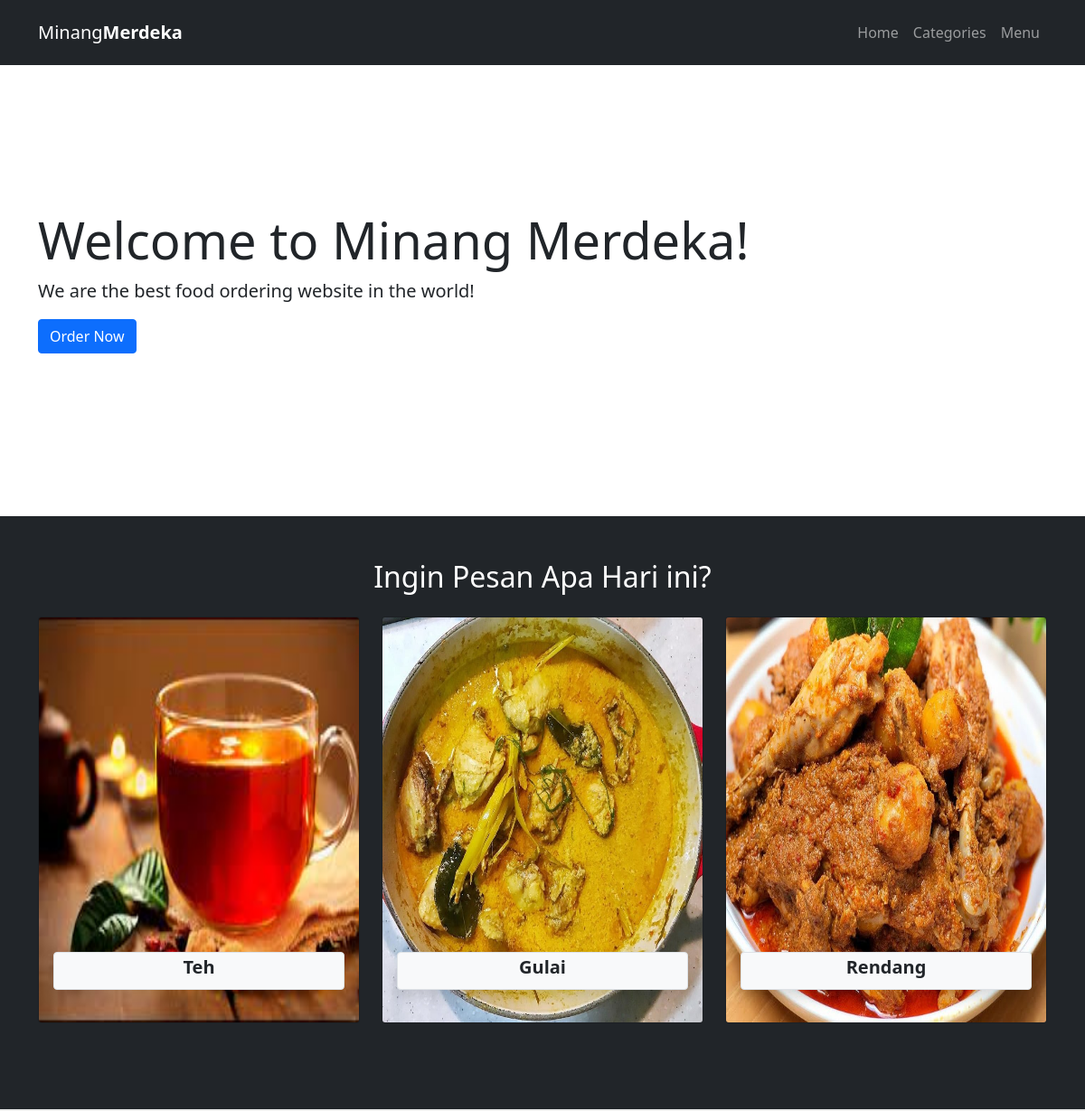
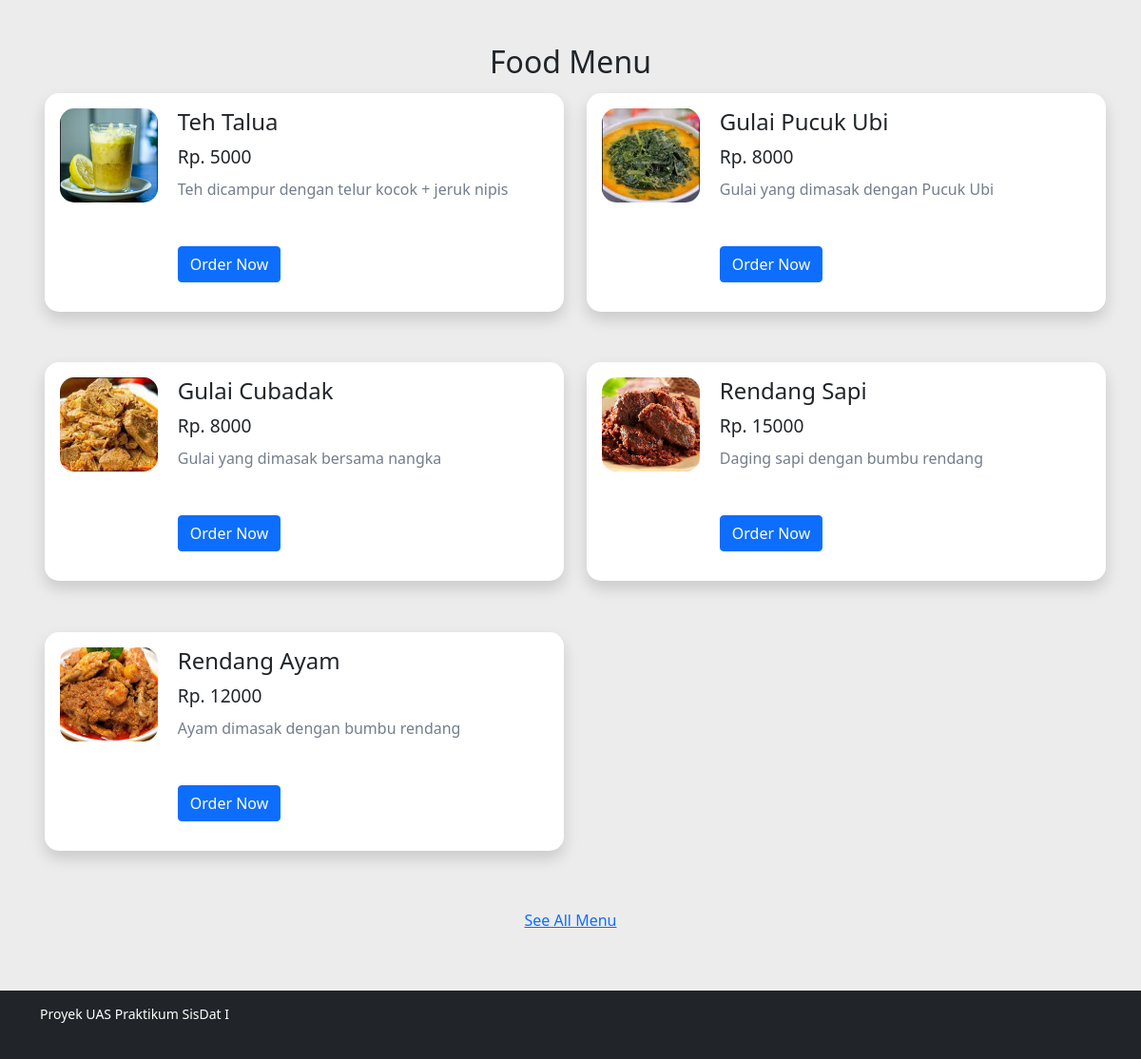
The page / on the database its author committed (2 pictures, top to bottom).
### tables this page shows
CREATE TABLE `kategori` (
  `id_kategori` int NOT NULL,
  `nama` varchar(50) NOT NULL,
  `nama_gambar` varchar(50) NOT NULL,
  `statuss` varchar(50) NOT NULL
);

CREATE TABLE `menu` (
  `id_menu` int NOT NULL,
  `id_kategori` int NOT NULL,
  `nama` varchar(30) NOT NULL,
  `nama_gambar` varchar(50) NOT NULL,
  `deskripsi` text NOT NULL,
  `harga` int NOT NULL,
  `status` varchar(50) NOT NULL
);

### index.php (the view, shortened to what this page needs)
<?php include("partials-front/header.php"); ?>
<div class="jumbotron jumbotron-fluid">
    <div class="container">
        <h1 class="display-4">Welcome to Minang Merdeka!</h1>
        <p class="lead">We are the best food ordering website in the world!</p>
        <a href="#categories"><button class="btn btn-primary">Order Now</button></a>
    </div>
</div>
<section id="categories" class="categories">
    <div class="container text-center">
        <div class="row justify-content-center">
            <div class="col mb-3">
                <h2 class="text-white">Ingin Pesan Apa Hari ini?</h2>
            </div>
        </div>
        <div class="row justify-content-center">
            <?php
            $sql = "SELECT * FROM kategori where statuss = 'Tersedia' ORDER BY id_kategori desc LIMIT 3";
            $result = mysqli_query($conn, $sql);
            if ($result) {
                $rows = mysqli_num_rows($result);
                if ($rows > 0) {
                    while ($data = mysqli_fetch_assoc($result)) {
                        echo '
                        <div class="col-md-4 col-sm-6 col-6 mb-3">
                            <a class="card bg-dark" href="categories-menu.php?id='.$data['id_kategori'].'">
                                <img src="images/category/' . $data['nama_gambar'] . '" class="card-img" alt="...">
                                <div class="card-img-overlay">
                                    <div class="title-box m-auto p-md-1 p-sm-1 p-1 rounded bg-light border shadow" >
                                        <h5 class="card-title text-dark"><strong>' . $data['nama'] . '</strong></h5>
                                    </div>
                                </div>
                            </a>
                        </div>
                            ';
                    }
                }
            }
            ?>
        </div>
    </div>
</section>
<section class="food-menu">
    <div class="container">
        <div class="row">
            <div class="col">
                <h2 class="text-center text-dark">Food Menu</h2>
            </div>
        </div>
        <div class="row">
            <?php
            $sql = "SELECT * FROM menu where status = 'Tersedia' ORDER BY id_menu desc LIMIT 6";
            $result = mysqli_query($conn, $sql);
            if ($result) {
                $rows = mysqli_num_rows($result);
                if ($rows > 0) {
                    while ($data = mysqli_fetch_assoc($result)) {
                        echo '
                        <div class="col-md-6">
                            <div class="food-menu-box shadow p-3 mb-5">
                                <div class="food-menu-img">
                                    <img src="images/menu/' . $data['nama_gambar'] . '" alt="Chicke Hawain Pizza" class="img-responsive img-curve">
                                </div>
                                <div class="food-menu-desc">
                                    <h4>' . $data['nama'] . '</h4>
                                    <p class="food-price">Rp. ' . $data['harga'] . '</p>
                                    <p class="food-detail mb-5">' . $data['deskripsi'] . '</p>
                                    <a href="orders.php?id='.$data['id_menu'].'" class="btn btn-primary">Order Now</a>
                                </div>
                            </div>
                        </div>
                            ';
                    }
                }
            }
            ?>
        </div>
    </div>
    <p class="text-center">
        <a href="menu.php">
            <h6 class="text-center">See All Menu</h6>
        </a>
    </p>
</section>
<?php include('partials-front/footer.php'); ?>

### partials-front/header.php (shortened to what this page needs)
<!DOCTYPE html>
<html lang="en">
<head>
    <link href="https://cdn.jsdelivr.net/npm/bootstrap@5.0.2/dist/css/bootstrap.min.css" rel="stylesheet"
>
    <link rel="stylesheet" href="css/style.css?<?php echo time(); ?>">
</head>
<body>
    <nav class="navbar sticky-top navbar-expand-lg navbar-dark bg-dark">
        <div class="container">
            <a class="navbar-brand" href="#">
                Minang<strong>Merdeka</strong>
            </a>
            <div class="collapse navbar-collapse bg-dark" id="navbarSupportedContent">
                <ul class="navbar-nav ms-auto">
                    <li class="nav-item">
                        <a class="nav-link" href="index.php">Home</a>
                    </li>
                    <li class="nav-item">
                        <a class="nav-link" href="categories.php">Categories</a>
                    </li>
                    <li class="nav-item">
                        <a class="nav-link" href="menu.php">Menu</a>
                    </li>
            </div>
        </div>
    </nav>

### partials-front/footer.php (shortened to what this page needs)
    <section class="footer">
        <div class="container">
            <p class="text-white"><small>Proyek UAS Praktikum SisDat I</small></p>
        </div>
    </section>
</body>
</html>

### css/style.css (style rules this page uses)
.navbar { height: 9vh; }
.footer { height: 9vh; }
.categories, .mainContent { min-height: 82vh; }
.jumbotron { padding: 20vh 0px; margin-bottom: 20px; border-radius: 0; }
.categories .card { height: 450px; overflow:-moz-hidden-unscrollable; }
.categories .card img { height: 100%; object-fit: fill; }
.categories .card-img-overlay { margin-top: 100%; }
.img-responsive { width: 100%; }
.img-curve { border-radius: 15px; }
.categories { background-color: #212529; padding: 4% 0; }
.food-menu { background-color: #ececec; padding: 4% 0; }
.food-menu-box { height: 230px; width: 100%; margin: 1%; padding: 2%; float: left; background-color: white; border-radius: 15px; }
.food-menu-img { height: 50%; object-fit: cover; width: 20%; float: left; }
.food-menu-img img { height: 100%; object-fit: cover; }
.food-menu-desc { width: 70%; float: left; margin-left: 4%; }
.food-price, .total-food-price { font-size: 1.2rem; margin: 2% 0; }
.food-detail { font-size: 1rem; color: #747d8c; }
.footer { background-color: #212529; padding: 1% 0; }

### rows shown on the page
kategori: nama_gambar (picture), nama "Teh"
kategori: nama_gambar (picture), nama "Gulai"
kategori: nama_gambar (picture), nama "Rendang"
menu: nama_gambar (picture), nama "Teh Talua", harga "5000", deskripsi "Teh dicampur dengan telur kocok + jeruk nipis"
menu: nama_gambar (picture), nama "Gulai Pucuk Ubi", harga "8000", deskripsi "Gulai yang dimasak dengan Pucuk Ubi"
menu: nama_gambar (picture), nama "Gulai Cubadak", harga "8000", deskripsi "Gulai yang dimasak bersama nangka"
menu: nama_gambar (picture), nama "Rendang Sapi", harga "15000", deskripsi "Daging sapi dengan bumbu rendang"
menu: nama_gambar (picture), nama "Rendang Ayam", harga "12000", deskripsi "Ayam dimasak dengan bumbu rendang"
